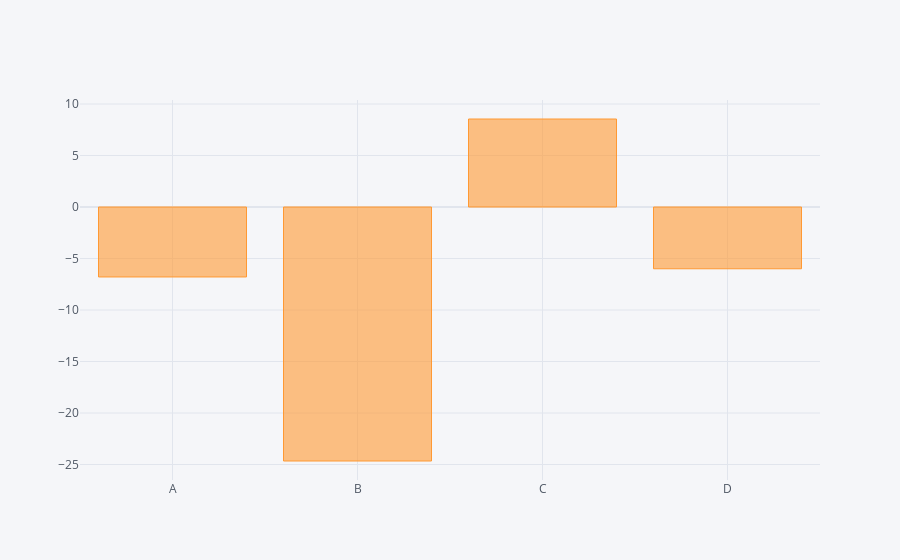

Source (notebook cell):
### Code cell
#  count()
df.sum().iplot(kind='bar')

### Figure 1 — Plotly figure (JSON) as saved in the notebook; plotly's stock layout.template omitted (floating-point values rounded to 4 significant figures)
{"data": [{"marker": {"color": "rgba(255, 153, 51, 0.6)", "line": {"color": "rgba(255, 153, 51, 1.0)", "width": 1}}, "name": "None", "orientation": "v", "text": "", "type": "bar", "x": ["A", "B", "C", "D"], "y": [-6.793, -24.66, 8.544, -5.997]}], "layout": {"legend": {"bgcolor": "#F5F6F9", "font": {"color": "#4D5663"}}, "paper_bgcolor": "#F5F6F9", "plot_bgcolor": "#F5F6F9", "title": {"font": {"color": "#4D5663"}}, "xaxis": {"gridcolor": "#E1E5ED", "showgrid": true, "tickfont": {"color": "#4D5663"}, "title": {"font": {"color": "#4D5663"}, "text": ""}, "zerolinecolor": "#E1E5ED"}, "yaxis": {"gridcolor": "#E1E5ED", "showgrid": true, "tickfont": {"color": "#4D5663"}, "title": {"font": {"color": "#4D5663"}, "text": ""}, "zerolinecolor": "#E1E5ED"}}}
